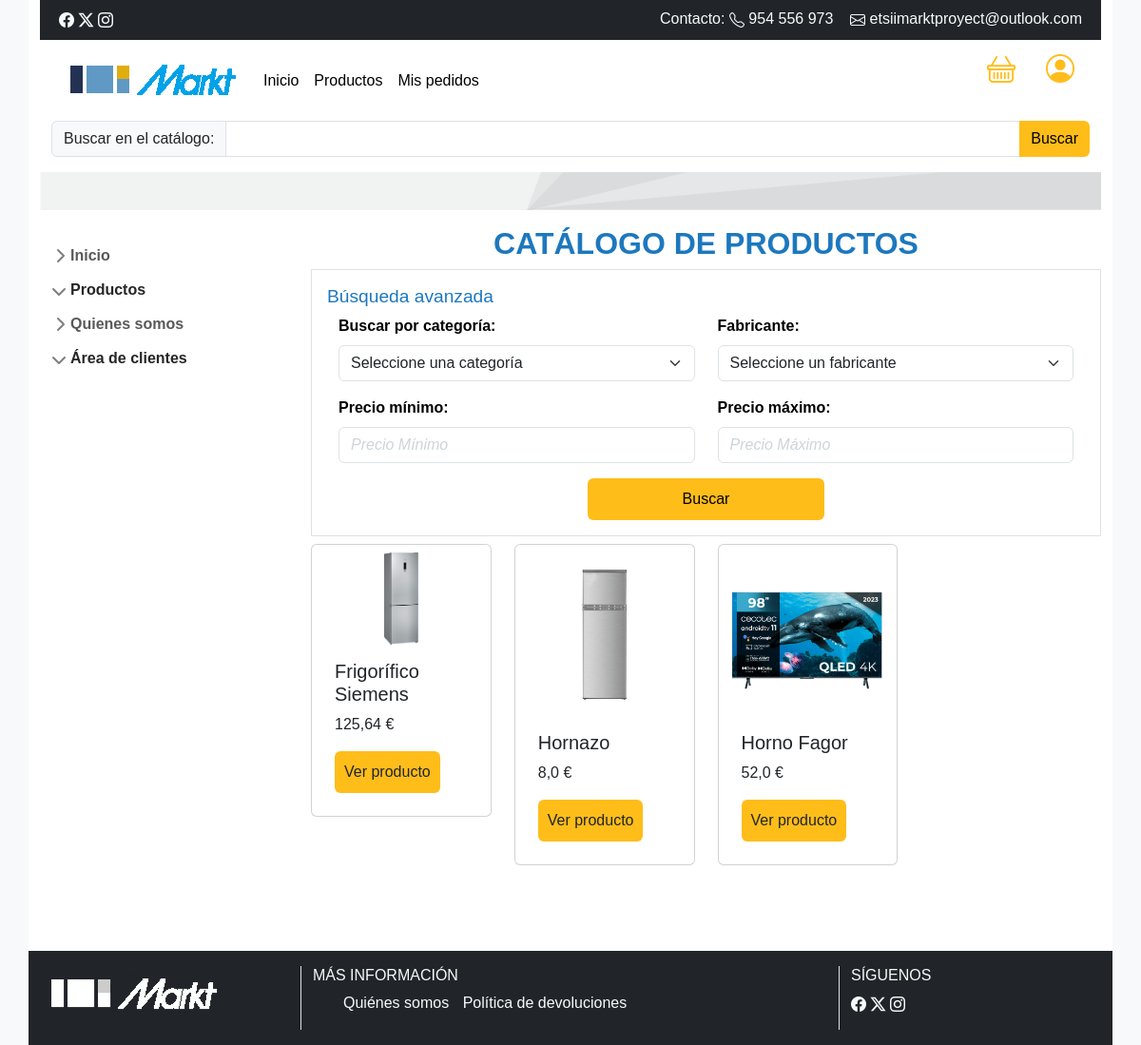
/productos/catalogo/, run on an earlier commit of the app's database.
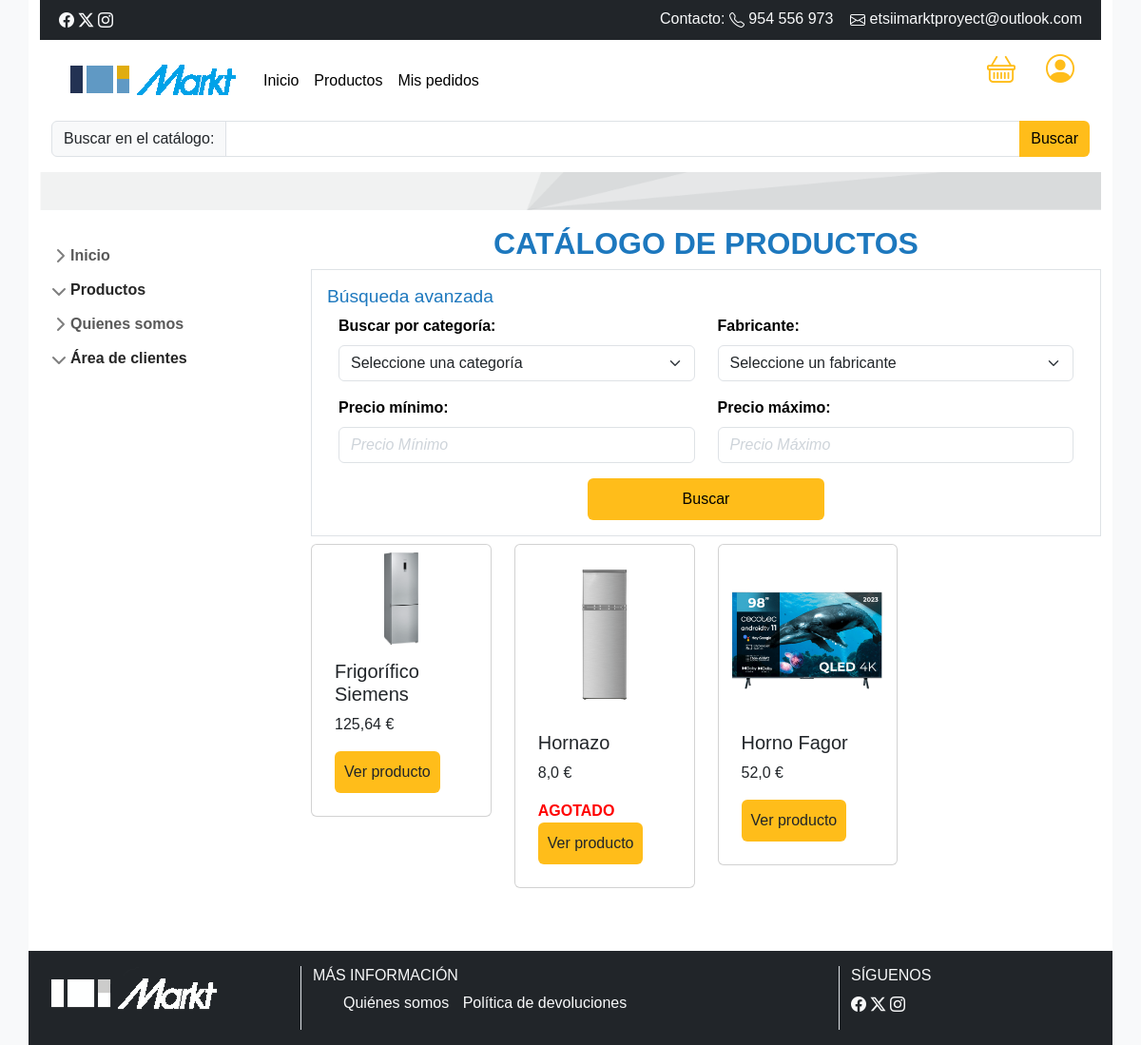
And on a later commit of the database.
### productos/models.py (models this page shows, shortened)
class Producto(models.Model):
    categoria = models.ForeignKey(Categoria,related_name='productos', on_delete=models.SET_DEFAULT, default=Categoria.get_default_categoria)
    fabricante = models.ForeignKey(Fabricante,related_name='productos', on_delete=models.SET_DEFAULT, default=Fabricante.get_default_fabricante)
    nombre = models.CharField(max_length=100)
    precio = models.FloatField()
    descripcion = models.TextField(blank=True, null=True)
    cantidad = models.IntegerField(default=1)
    imagen = models.ImageField(upload_to='productos_imagenes', blank=True, null=True)
    @property
    def producto_agotado(self):
        return self.cantidad == 0
    class Meta:
        ordering = ['nombre']
        verbose_name_plural = 'Productos'

### productos/views.py (the view)
# urls.py: path('catalogo/', catalogo, name='catalogo'),
def catalogo(request):
    query = request.GET.get('q', '')
    productos = Producto.objects.all()
    categorias = Categoria.objects.all()
    fabricantes = Fabricante.objects.all()
    productos = productos.filter(nombre__icontains=query)
    return render(request, 'productos/catalogo.html', {'productos': productos, 'categorias': categorias, 'fabricantes': fabricantes,   'query': query})

### templates/productos/catalogo.html (shortened to what this page needs)
{% extends "base.html" %}
{% block content %}
<h2 class="text-center">CATÁLOGO DE PRODUCTOS</h2>
<div class="border mb-2 busqueda p-3">
<form role="search" method="get" action="{% url 'catalogo2' %}">
<h3>Búsqueda avanzada</h3>
    <div class="row m-0  border-1">
          <div class="mb-3 col-6">
            <label for="busqueda"  class="form-label">Buscar por categoría:</label>
            <select name="categoria" id="categoria" class="form-select">
                <option>Seleccione una categoría</option>
            </select>
          </div>
          <div class="mb-3 col-6">
            <label for="fabricante" class="form-label">Fabricante: </label>
            <select name="fabricante" id="fabricante" class="form-select">
                <option>Seleccione un fabricante</option>
              </select>
          </div>
          <div class="mb-3 col-6">
            <label for="precioMin" class="form-label">Precio mínimo: </label>
            <input class="form-control me-2" type="number" name="precioMin" min="0" id="precioMin" placeholder="Precio Mínimo">
          </div>
          <div class="mb-3 col-6">
            <label for="precioMax" class="form-label">Precio máximo: </label>
            <input class="form-control me-2" type="number" name="precioMax" min="0" id="precioMax" placeholder="Precio Máximo">
          </div>
        </div>
        <div class="row">
          <div class="col-md-4 offset-md-4"><button type="submit" class="btn btn-primary" id="buscar">Buscar</button></div>
        </div>
</form>
</div>
<div class="row">
  {% for producto in productos %}
      <div class="col-3">
          <div class="card p-2">
              {% if producto.imagen %}
                  <img class="card-img-top" src="{{producto.imagen.url}}" alt="{{ producto.nombre }}">
              {% endif %}
              <div class="card-body">
              <h5 class="card-title">{{ producto.nombre }}</h5>
              <p class="card-text">{{ producto.precio }} €</p>
              {% if producto.producto_agotado%}
              <b class="card-text" style="color:red;">AGOTADO</b>
              {% endif %}
              <a href="{% url 'detalle' producto.id %}" class="btn btn-primary">Ver producto</a>
              </div>
          </div>
      </div>
  {% endfor %}
</div>
{% endblock %}

What changed in the data, as far as the page shows it:
changed Producto "Hornazo": now shows "AGOTADO"
